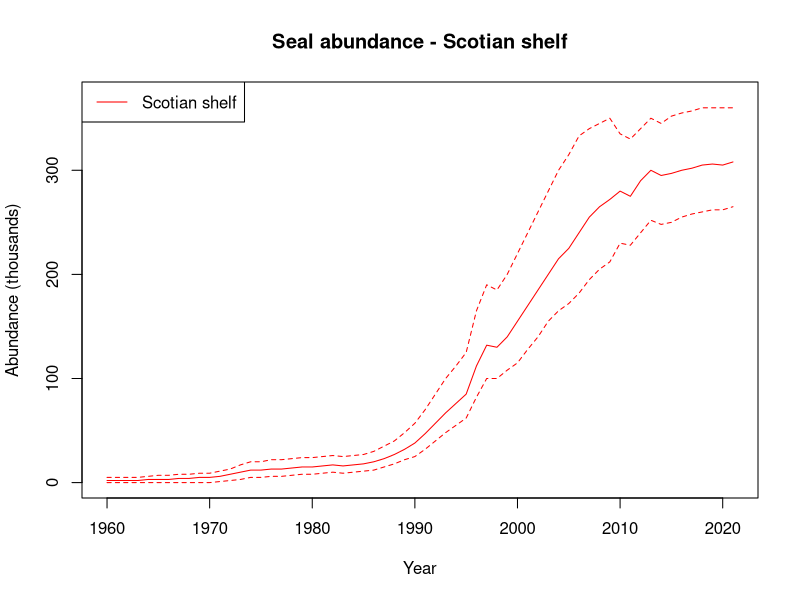
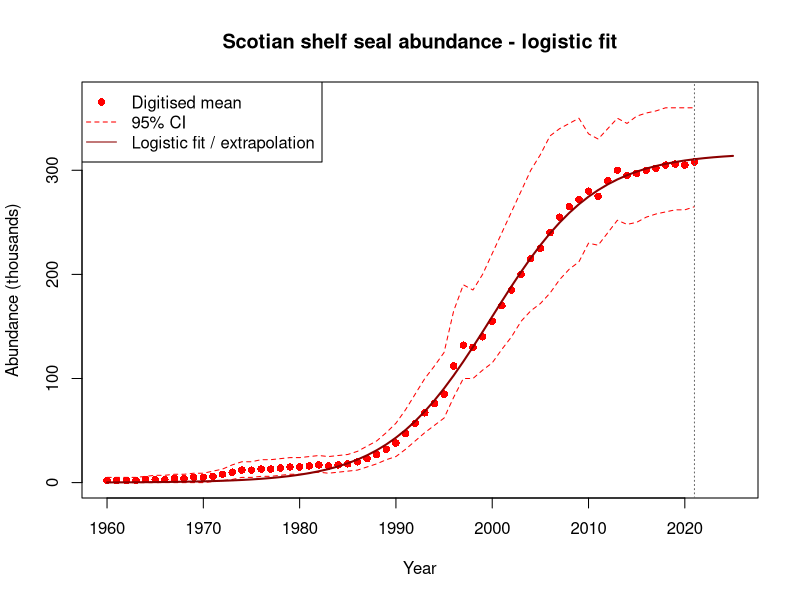
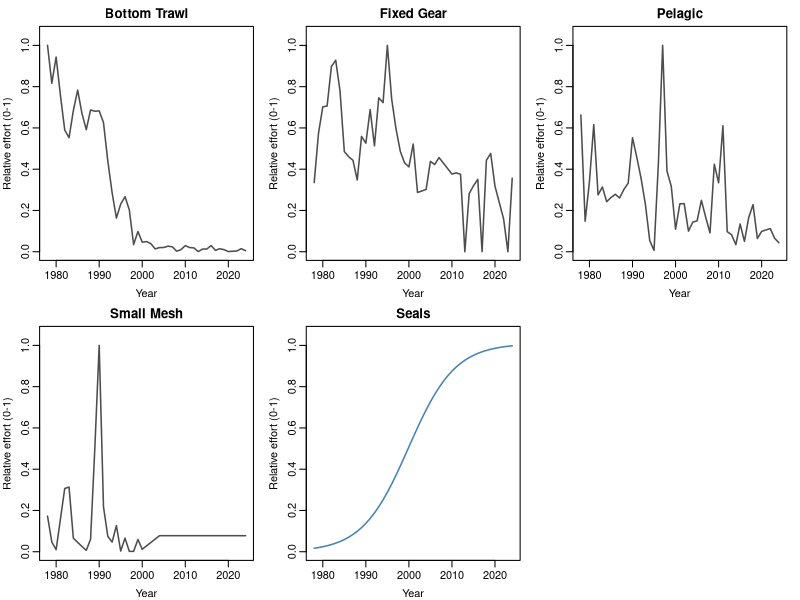
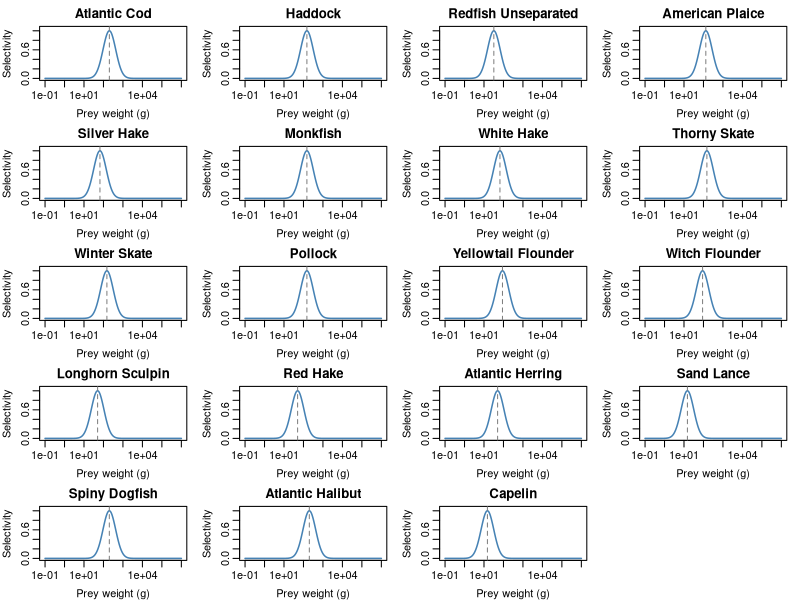

R code for these plots, in order:
library("here")
setwd(here::here())
knitr::opts_knit$set(root.dir = here::here())
# Define the save directory
save_dir <- file.path(here::here(), "Ess_data")

# Run 00d_get_catches.Rmd first (generates effort_matrix_by_gear.RDS)

# ── References ────────────────────────────────────────────────────────────────
#
# Seal abundance (digitised):
#   Hammill, M.O. & Stenson, G.B. (2007). Estimated prey consumption by harp
#   seals (Pagophilus groenlandicus), hooded seals (Cystophora cristata),
#   grey seals (Halichoerus grypus) and harbour seals (Phoca vitulina) in
#   Atlantic Canada. Journal of Northwest Atlantic Fishery Science, 35, 33-44.
#   [Figure showing Scotian Shelf seal abundance 1960-2021, mean and 95% CI]
#
# Gaussian (lognormal-in-weight) size selectivity:
#   Bowen, W.D. & Harrison, G.D. (1994). Offshore diet of grey seals
#   Halichoerus grypus near Sable Island, Canada. Marine Ecology Progress
#   Series, 112, 1-11.  [Eastern Scotian Shelf offshore diet]
#   Bowen, W.D., Lawson, J.W. & Beck, B. (1993). ... CJFAS 50(8), 1768-1778.
#   https://doi.org/10.1139/f93-198  [mainland Scotian Shelf diet]
#
#   CORRECTED 2026-06: grey seals target fish <40 cm; PER-SPECIES optimal prey
#   mass = the measured MEAN prey weights (Bowen & Harrison 1994, Table 1 / Fig. 3):
#     cod 201 g, American plaice 132 g, yellowtail 89 g, silver hake 66 g,
#     redfish 32 g, sand lance 15 g (others estimated from the <40 cm target).
#   The earlier flat w_opt = 1500 g (~50 cm) was NOT supported — it is ~5-10x the
#   largest measured mean prey (cod 201 g) and, applied flat across species, drove
#   absurd catchabilities for small prey. lognormal sigma = 0.75 retained (matches
#   the within-species prey-size spread in Bowen & Harrison Fig. 3).
#
# Vessel power standardisation:
#   Anticamara, J.A. et al. (2011). Global fishing effort (1950-2010): trends,
#   gaps, and implications. Fisheries Research, 107(1-3), 131-136.
#   https://doi.org/10.1016/j.fishres.2010.10.016
#   [Power (kW) = 11.26 * GT^0.71]

# ── Manually digitized seal abundance data ────────────────────────────────────
# Scotian Shelf grey seal abundance (thousands), 1960-2021.
# Mean and 95% CI digitised from Hammill & Stenson (2007).

seal_abundance <- data.frame(
  year = 1960:2021,

  # Scotian Shelf (red)
  scotian_mean = c(
     2,  2,  2,  2,  3,  3,  3,  4,  4,  5,  # 1960-1969
     5,  6,  8, 10, 12, 12, 13, 13, 14, 15,  # 1970-1979
    15, 16, 17, 16, 17, 18, 20, 23, 27, 32,  # 1980-1989
    38, 47, 57, 67, 76, 85, 112, 132, 130, 140,  # 1990-1999
   155, 170, 185, 200, 215, 225, 240, 255, 265, 272,  # 2000-2009
   280, 275, 290, 300, 295, 297, 300, 302, 305, 306, 305, 308  # 2010-2021
  ),
  scotian_upper = c(
     5,  5,  5,  5,  6,  7,  7,  8,  8,  9,
     9, 11, 13, 17, 20, 20, 22, 22, 23, 24,
    24, 25, 26, 25, 26, 27, 30, 35, 40, 48,
    57, 70, 85, 100, 112, 125, 165, 190, 185, 200,
   220, 240, 260, 280, 300, 315, 333, 340, 345, 350,
   335, 330, 340, 350, 345, 352, 355, 357, 360, 360, 360, 360
  ),
  scotian_lower = c(
     0,  0,  0,  0,  0,  0,  0,  0,  0,  0,
     0,  1,  2,  3,  5,  5,  6,  6,  7,  8,
     8,  9, 10,  9, 10, 11, 12, 15, 18, 22,
    25, 32, 40, 48, 55, 62, 82, 100, 100, 108,
   115, 128, 140, 155, 165, 172, 182, 195, 205, 212,
   230, 228, 240, 252, 248, 250, 255, 258, 260, 262, 262, 265
  )
)

# Quick check plot
plot(seal_abundance$year, seal_abundance$scotian_mean, type = "l", col = "red",
     ylim = c(0, 370), xlab = "Year", ylab = "Abundance (thousands)",
     main = "Seal abundance - Scotian shelf")
lines(seal_abundance$year, seal_abundance$scotian_upper, col = "red", lty = 2)
lines(seal_abundance$year, seal_abundance$scotian_lower, col = "red", lty = 2)
legend("topleft", legend = "Scotian shelf", col = "red", lty = 1)

# ── Logistic curve fit and extrapolation to 2025 ─────────────────────────────
# Logistic: N(t) = K / (1 + exp(-r * (t - t0)))

logistic <- function(t, K, r, t0) K / (1 + exp(-r * (t - t0)))

start_vals <- list(K = 320, r = 0.2, t0 = 1995)

fit <- nls(scotian_mean ~ logistic(year, K, r, t0),
           data    = seal_abundance,
           start   = start_vals,
           control = nls.control(maxiter = 500))

summary(fit)

pred_years  <- data.frame(year = 1960:2025)
pred_values <- predict(fit, newdata = pred_years)

scotian_extrap <- data.frame(year = pred_years$year, scotian_predicted = pred_values)

# Plot with logistic fit and extrapolation
plot(seal_abundance$year, seal_abundance$scotian_mean, pch = 16, col = "red",
     xlim = c(1960, 2025), ylim = c(0, 370),
     xlab = "Year", ylab = "Abundance (thousands)",
     main = "Scotian shelf seal abundance - logistic fit")
lines(seal_abundance$year, seal_abundance$scotian_upper, col = "red", lty = 2)
lines(seal_abundance$year, seal_abundance$scotian_lower, col = "red", lty = 2)
lines(scotian_extrap$year, scotian_extrap$scotian_predicted, col = "darkred", lwd = 2)
abline(v = 2021, lty = 3, col = "grey40")
legend("topleft",
       legend = c("Digitised mean", "95% CI", "Logistic fit / extrapolation"),
       col    = c("red", "red", "darkred"),
       lty    = c(NA, 2, 1), pch = c(16, NA, NA))

# Save
write.csv(scotian_extrap, "scotian_shelf_logistic_1960_2025.csv", row.names = FALSE)

# ── Effort matrix: gear-based effort from new_get_catches + seals ────────────
# Load gear-based effort (Bottom_Trawl, Fixed_Gear, Pelagic, Small_Mesh)
# produced by 00d_get_catches.Rmd. Scale each gear 0-1 relative to its own max,
# then append seal abundance scaled to its full-series max (1960-2025).

fishing_history <- read.csv("Ess_data/effort_by_gear.csv")
# Drop index column X, subset to model years
effort_gear <- fishing_history[fishing_history$Year %in% 1970:2024,
                               c("Year", "Bottom_Trawl", "Fixed_Gear", "Pelagic", "Small_Mesh")]
rownames(effort_gear) <- effort_gear$Year

gear_cols <- setdiff(colnames(effort_gear), "Year")
effort_gear_scaled <- effort_gear
effort_gear_scaled[gear_cols] <- lapply(
  effort_gear[gear_cols],
  function(x) x / max(x, na.rm = TRUE)
)

seal_scaled <- scotian_extrap[, c("year", "scotian_predicted")]
names(seal_scaled) <- c("Year", "Seals")
seal_scaled$Seals <- seal_scaled$Seals / max(seal_scaled$Seals)

effort_with_seals <- merge(effort_gear_scaled, seal_scaled,
                           by = "Year", all.x = TRUE)
effort_with_seals <- effort_with_seals[order(effort_with_seals$Year), ]


# ── Plot each gear and seals individually ─────────────────────────────────────
all_cols <- c(gear_cols, "Seals")
n_cols   <- length(all_cols)
n_row    <- ceiling(n_cols / 3)

par(mfrow = c(n_row, 3), mar = c(3, 3, 2, 1), mgp = c(2, 0.6, 0))
for (col in all_cols) {
  col_colour <- ifelse(col == "Seals", "steelblue", "grey30")
  plot(effort_with_seals$Year, effort_with_seals[[col]],
       type = "l", lwd = 1.5, col = col_colour,
       ylim = c(0, 1.05), xlab = "Year",
       ylab = "Relative effort (0-1)",
       main = gsub("_", " ", col))
}
par(mfrow = c(1, 1), mar = c(5, 4, 4, 2) + 0.1)

saveRDS(effort_with_seals, "Ess_data/effort_gear_with_seals.RDS")
write.csv(effort_with_seals, "Ess_data/effort_gear_with_seals.csv",row.names = FALSE)

# ── Seal gear_params: lognormal size selectivity (Bowen & Harrison 1994) ─────
# Seals modelled as a gear with lognormal selectivity by prey weight, peaking at
# a PER-SPECIES optimal prey mass w_opt = the measured mean prey weight (g), with
# log-scale width sigma = 0.75. w_opt values: measured (Bowen & Harrison 1994
# Table 1 / Fig. 3) for cod/plaice/yellowtail/silver hake/redfish/sand lance;
# estimated from the <40 cm target for the rest.
# Catchability = generalist accessibility; realized diet is EMERGENT from the
# prey field (NOT forced to Bowen proportions — Bowen is a single high-sand-lance
# snapshot). Near-zero for non-prey (halibut = 0; dogfish/monkfish minimal;
# skates minor — no otoliths, only thorns in ~2% of scats). All catchabilities
# are rescaled post-hoc to the Q/B consumption target (see below).

gaussian_sizeweight <- function(w, species_params, w_opt, sigma, ...) {
  exp(-0.5 * ((log(w) - log(w_opt)) / sigma)^2)
}

# Species names match selected_spp in New_PCA_DFO.R (19 species)
seal_gear_params <- data.frame(
  species = c(
    "Atlantic Cod", "Haddock", "Redfish Unseparated", "American Plaice",
    "Silver Hake", "Monkfish", "White Hake", "Thorny Skate", "Winter Skate",
    "Pollock", "Yellowtail Flounder", "Witch Flounder", "Longhorn Sculpin",
    "Red Hake", "Atlantic Herring", "Sand Lance", "Spiny Dogfish",
    "Atlantic Halibut", "Capelin"
  ),
  gear     = "Seals",
  sel_func = "gaussian_sizeweight",
  # per-species optimal prey mass (g): measured (Bowen & Harrison 1994) or est.
  w_opt = c(
    201,  # Atlantic Cod         (measured)
    150,  # Haddock              (est, gadoid)
     32,  # Redfish Unseparated  (measured)
    132,  # American Plaice      (measured)
     66,  # Silver Hake          (measured)
    150,  # Monkfish             (est; not a seal prey)
     66,  # White Hake           (est, Urophycis ~ silver hake)
    150,  # Thorny Skate         (est; minor prey)
    150,  # Winter Skate         (est; minor prey)
    150,  # Pollock              (est, gadoid)
     89,  # Yellowtail Flounder  (measured)
     90,  # Witch Flounder       (est, flatfish)
     50,  # Longhorn Sculpin     (est)
     50,  # Red Hake             (est, Urophycis)
     50,  # Atlantic Herring     (est, small clupeid)
     15,  # Sand Lance           (measured)
    200,  # Spiny Dogfish        (est; not offshore prey)
    200,  # Atlantic Halibut     (est; not a prey)
     15   # Capelin              (est, small forage)
  ),
  sigma = 0.75,  # log-scale SD (Bowen & Harrison 1994 Fig. 3)
  catchability = c(
    0.10,  # Atlantic Cod
    0.10,  # Haddock
    0.10,  # Redfish Unseparated
    0.10,  # American Plaice
    0.10,  # Silver Hake
    0.01,  # Monkfish            – not a seal prey
    0.10,  # White Hake
    0.02,  # Thorny Skate        – minor (thorns only)
    0.02,  # Winter Skate        – minor
    0.10,  # Pollock
    0.10,  # Yellowtail Flounder
    0.10,  # Witch Flounder
    0.10,  # Longhorn Sculpin
    0.10,  # Red Hake
    0.10,  # Atlantic Herring
    0.10,  # Sand Lance
    0.01,  # Spiny Dogfish       – spines, not in offshore diet
    0.00,  # Atlantic Halibut    – not a prey (1 occurrence in 393 scats)
    0.10   # Capelin
  )
)

# ── Plot per-species lognormal selectivity curves ────────────────────────────
w_seq <- exp(seq(log(0.1), log(1e6), length.out = 500))
n_sp  <- nrow(seal_gear_params)
n_row <- ceiling(n_sp / 4)

par(mfrow = c(n_row, 4), mar = c(3, 3, 2, 1), mgp = c(2, 0.6, 0))
for (i in seq_len(n_sp)) {
  wo  <- seal_gear_params$w_opt[i]
  sel <- exp(-0.5 * ((log(w_seq) - log(wo)) / seal_gear_params$sigma[i])^2)
  plot(w_seq, sel, type = "l", lwd = 1.5, col = "steelblue",
       log = "x", ylim = c(0, 1.05),
       xlab = "Prey weight (g)", ylab = "Selectivity",
       main = seal_gear_params$species[i])
  abline(v = wo, lty = 2, col = "grey50")
}
par(mfrow = c(1, 1), mar = c(5, 4, 4, 2) + 0.1)

saveRDS(seal_gear_params, "Ess_data/seal_gear_params.RDS")
write.csv(seal_gear_params, "Ess_data/seal_gear_params.csv", row.names = FALSE)
# ── Catchability calibration approach ────────────────────────────────────────
# POST-HOC STEP: seal catchabilities should only be calibrated after the
# fishing-gear steady state has been established (species biomasses and
# fishing mortalities already tuned). Once the steady state is fixed, adjust
# catchabilities so that seal consumption at the reference seal abundance
# matches the 12x body mass consumption target below. The scaled seal effort
# time series (effort_gear_with_seals$Seals) then drives how consumption
# changes relative to that calibrated steady state.
#
# Steps:
#   1. Calculate total target consumption (g/yr) at a reference year
#   2. Distribute across species using diet proportions from Bowen (1993)
#   3. Back-calculate species-level catchability from model/survey biomass:
#      divide target species consumption by model biomass and scaled seal
#      effort (0-1) at the reference year
#   4. Run the model, extract getYield() for the Seals gear, compare to
#      target; scale all catchabilities by the ratio until they match
#
# Diet proportions by wet weight (Bowen & Harrison 1994, Table 2, offshore ESS):
# only a check/target for the post-hoc Q/B split — realized diet is emergent.
diet_prop <- c(
  0.110,  # Atlantic Cod
  0.001,  # Haddock              (<0.1%)
  0.002,  # White Hake           (Urophycis spp. 0.2% split)
  0.001,  # Red Hake
  0.026,  # Silver Hake
  0.002,  # Pollock
  0.013,  # Redfish Unseparated
  0.014,  # American Plaice
  0.011,  # Yellowtail Flounder
  0.004,  # Witch Flounder
  0.002,  # Atlantic Herring
  0.004,  # Capelin
  0.001,  # Thorny Skate
  0.001,  # Winter Skate
  0.000,  # Spiny Dogfish        (absent from offshore diet)
  0.000,  # Monkfish             (absent)
  0.809,  # Sand Lance           (dominant — 80.9%)
  0.000,  # Longhorn Sculpin
  0.000   # Atlantic Halibut     (1 occurrence / 393 scats)
)
# Grey seal parameters
seal_body_mass_kg   <- 170    # mean adult body mass (kg)
consumption_mult    <- 12     # annual consumption as multiple of body mass
fish_fraction       <- 0.85   # proportion of diet that is fish

# Reference year total consumption (g/yr) — use mean abundance 1990-2010
ref_abundance       <- mean(
  scotian_extrap$scotian_predicted[
    scotian_extrap$year >= 1990 & scotian_extrap$year <= 2010
  ]
) * 1000  # convert thousands to individuals

target_consumption_g <- ref_abundance *
  seal_body_mass_kg * 1000 *  # body mass in grams
  consumption_mult *
  fish_fraction

cat("Target total fish consumption at reference abundance:\n")
cat(format(round(target_consumption_g / 1e9), big.mark = ","),
    "x 10^9 g/yr =",
    round(target_consumption_g / 1e6), "tonnes/yr\n\n")

cat("Target consumption by species (tonnes/yr):\n")
target_by_species <- sort(
  round(diet_prop * target_consumption_g / 1e6), decreasing = TRUE
)
print(target_by_species)


# ── Save seal abundance objects ───────────────────────────────────────────────
saveRDS(seal_abundance,  "Ess_data/seal_abundance_digitised.RDS")
saveRDS(scotian_extrap,  "Ess_data/seal_abundance_logistic_extrap.RDS")



# To use in mizer calibration:
# after running the model to steady state, extract biomass per species,
# then divide target species consumption by biomass and scaled seal effort
# at the reference year (effort_gear_with_seals$Seals).
